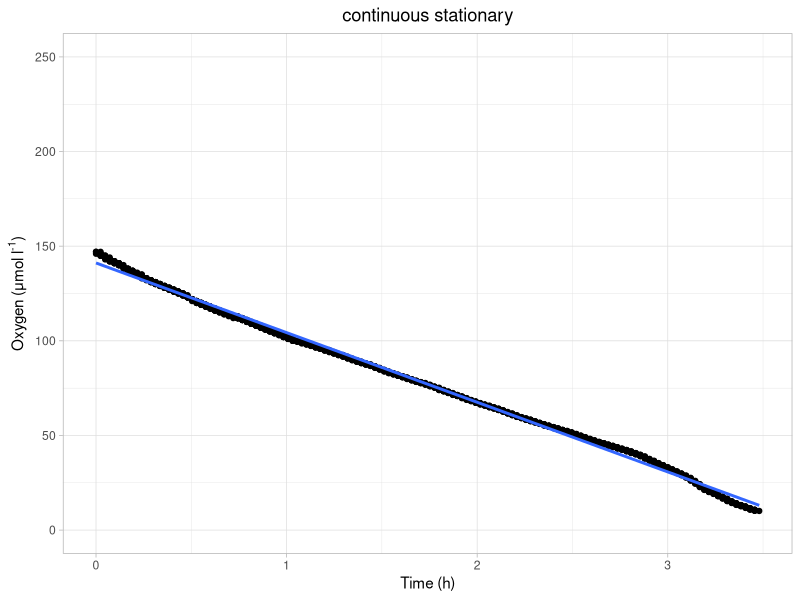
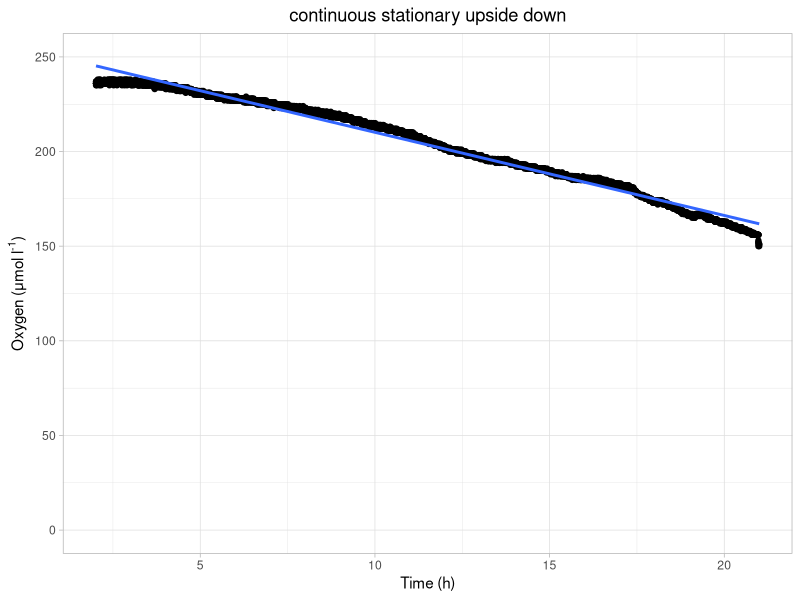
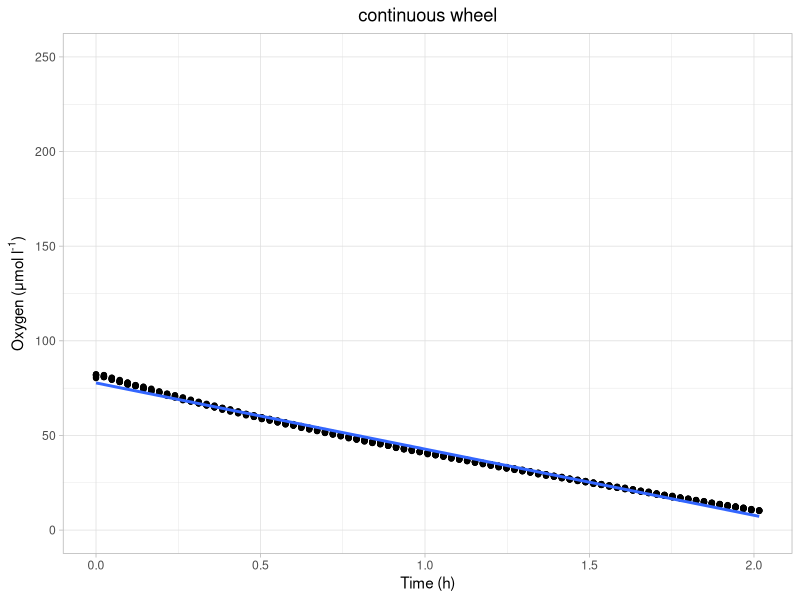
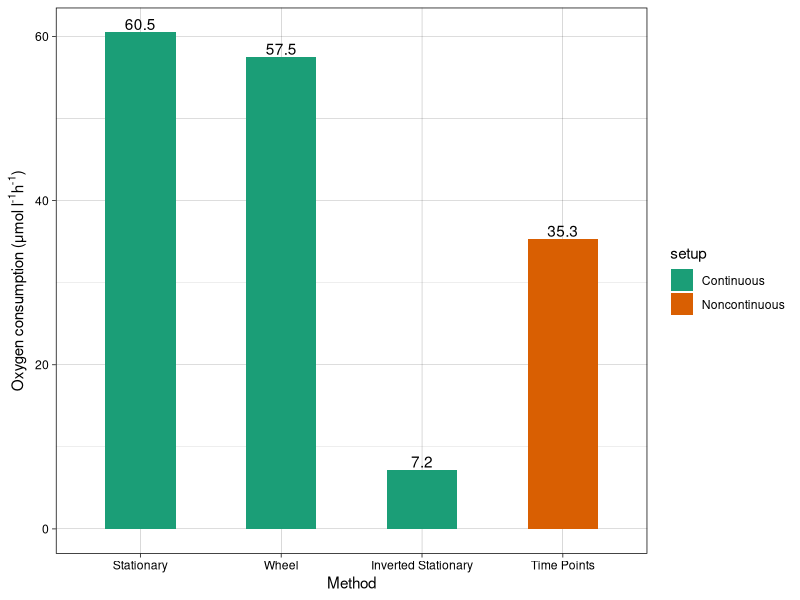
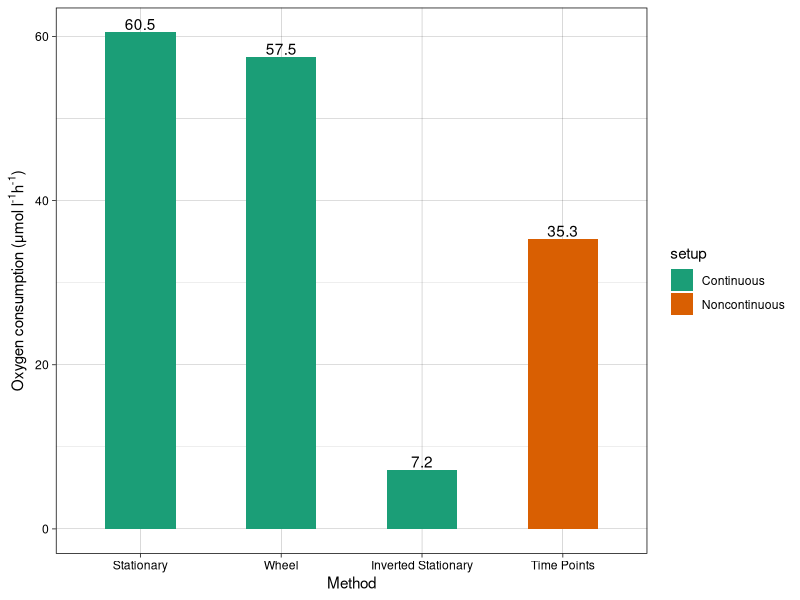

The R script that drew these images, in order:
library(dplyr)
library(ggplot2)

setwd("/home/kai/Desktop/grad_school/marmic/lab_rotations/rotation_3/Spiekeroog_biogeo/week5/July_methods_comparison")

cont_stat = read.csv("cont_stat.csv")
cont_stat_upside_down = read.csv("cont_stat_upside_down.csv")
cont_wheel = read.csv("cont_wheel.csv")

#filter O2 less than 10uM
cont_stat <- filter(cont_stat, oxygen>10)
cont_stat_upside_down <- filter(cont_stat_upside_down, oxygen>10, time.hours >=2)
cont_wheel <- filter(cont_wheel, oxygen>10)

#plots
continuous_stationary <- cont_stat %>%
  ggplot(aes(time.hours, oxygen)) +
  geom_point( ) +
  theme_light() +
  scale_x_continuous("Time (h)") +
  scale_y_continuous(expression(paste("Oxygen (μmol l"^"-1" *")" )), limits = c(0, 250)) +
  geom_smooth(se = FALSE, method = "lm") +
  ggtitle("continuous stationary") + theme(plot.title = element_text(hjust = 0.5))

plot(continuous_stationary)


continuous_stationary_upside_down <- cont_stat_upside_down %>%
  ggplot(aes(time.hours, oxygen)) +
  geom_point( ) +
  theme_light() +
  scale_x_continuous("Time (h)") +
  scale_y_continuous(expression(paste("Oxygen (μmol l"^"-1" *")" )), limits = c(0, 250)) +
  geom_smooth(se = FALSE, method = "lm") +
  ggtitle("continuous stationary upside down") + theme(plot.title = element_text(hjust = 0.5))

plot(continuous_stationary_upside_down)

continuous_wheel <- cont_wheel %>%
  ggplot(aes(time.hours, oxygen)) +
  geom_point( ) +
  theme_light() +
  scale_x_continuous("Time (h)") +
  scale_y_continuous(expression(paste("Oxygen (μmol l"^"-1" *")" )), limits = c(0, 250)) +
  geom_smooth(se = FALSE, method = "lm") +
  ggtitle("continuous wheel") + theme(plot.title = element_text(hjust = 0.5))

plot(continuous_wheel)

#regressions:
cont_stat_reg <-lm(oxygen~time.hours, data=cont_stat)
cont_stat_upside_down_reg <-lm(oxygen~time.hours, data=cont_stat_upside_down)
cont_wheel_reg <-lm(oxygen~time.hours, data=cont_wheel)

#cat together all the regression objects as a matrix
matrix_of_regressions <- cbind(
  cont_stat_reg,
  cont_stat_upside_down_reg,
  cont_wheel_reg
)
#take the regression values out of the matrix of lm objects
regression_values <- 
  as.data.frame(t(as.data.frame(matrix_of_regressions[1,]))) %>% select(time.hours)

# bar plot figure:

july_data <- read.csv(file = "July_comparison.csv",header = TRUE)

july_data <- mutate(july_data, O2_rate_µM_h_corrected = abs(round(O2_rate_µM_h_corrected, digits = 1)) )

july_data$Method <- factor(july_data$Method, levels = c("Stationary",  "Wheel","Inverted Stationary", "Time Points"))# %>% .$Method)

july_plot <- ggplot(july_data, aes(Method, O2_rate_µM_h_corrected, fill = setup)) + 
             geom_bar(stat="identity", position = "dodge",width = 0.5) + 
             theme_linedraw() +
             scale_fill_brewer(palette = "Dark2") +
             ylab(expression(paste("Oxygen consumption (μmol l"^"-1" * "h"^"-1"* ")" ))) +
             geom_text(aes(label = O2_rate_µM_h_corrected),
             position = position_dodge(width = 0.9), vjust=-0.2) 


july_plot

ggsave(filename = "/home/kai/Desktop/grad_school/marmic/lab_rotations/rotation_3/Spiekeroog_biogeo/week5/July_methods_comparison/July_methods_comparison.jpeg", 
       plot =  july_plot, width = 6, height = 4)




